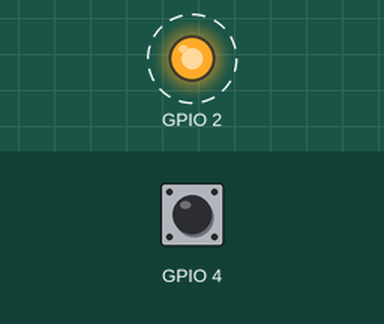
Bench run of a sketch on a simulated ESP32. On the bench: output pins drawn as LEDs (lit = HIGH). Dashed ring = blinking. Inputs (shaded band) come from the test bench; at power-on: GPIO 4 HIGH. What the sketch prints to the serial monitor is not drawn.

Above: at 0.03 s.
Timing chart, 0 to 3.0 s (numbered marks = the images above):
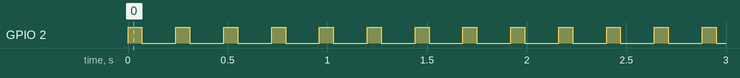

The sketch:

touch_pins.ino
```cpp
void blinki(int freq){
  digitalWrite(2, HIGH);
  delay(freq);
  digitalWrite(2,LOW);
  delay(freq);
}

void london(){
  digitalWrite(2, HIGH);
}


void ledoff(){
  digitalWrite(2, LOW);
}

void setup(){
  Serial.begin(115200);
  pinMode(2, OUTPUT);
}
void loop(){
  int d = touchRead(4);

  Serial.println(d);
  blinki(d);
  delay(100);
}
```

Measured:
- by itself, GPIO 2: alternates HIGH for 0.07 s and LOW for 0.17 s
